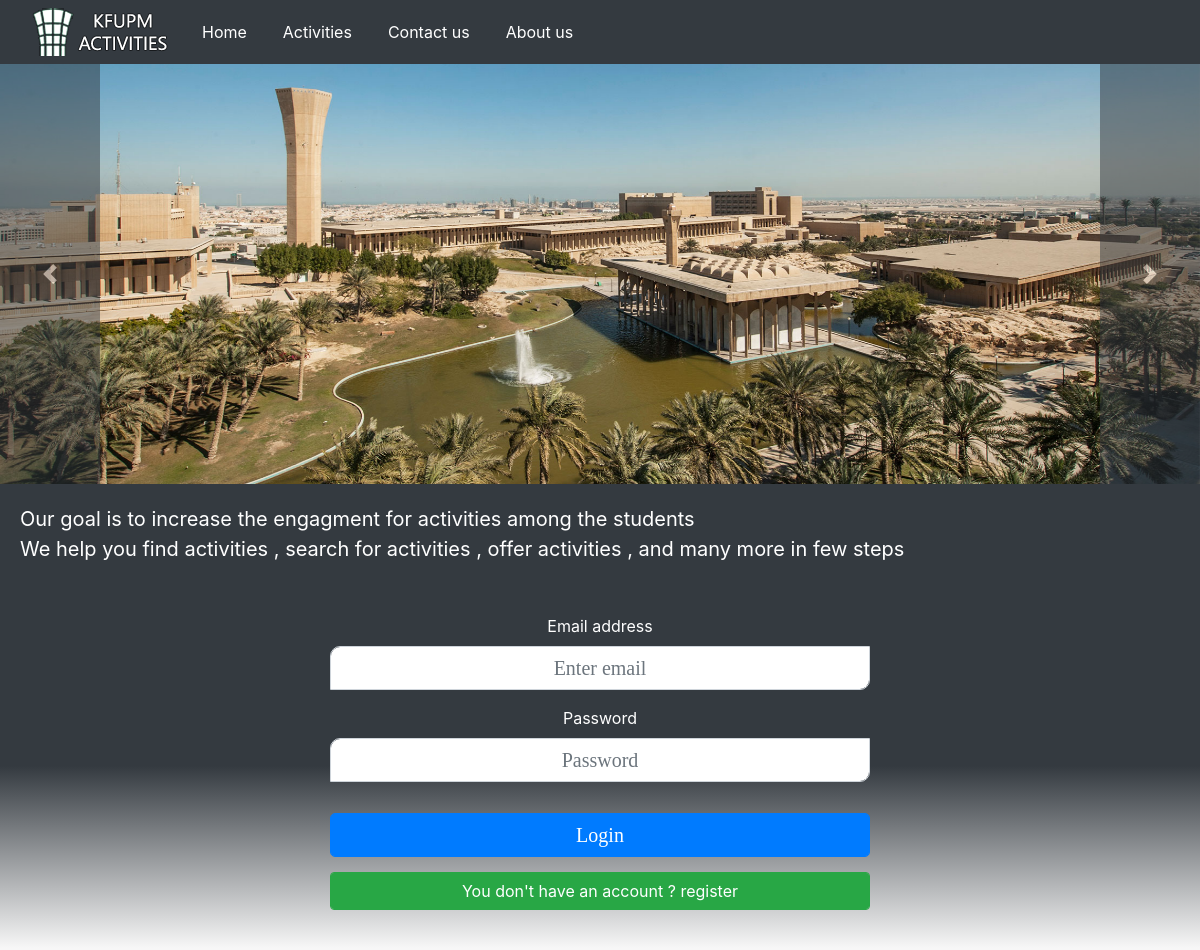
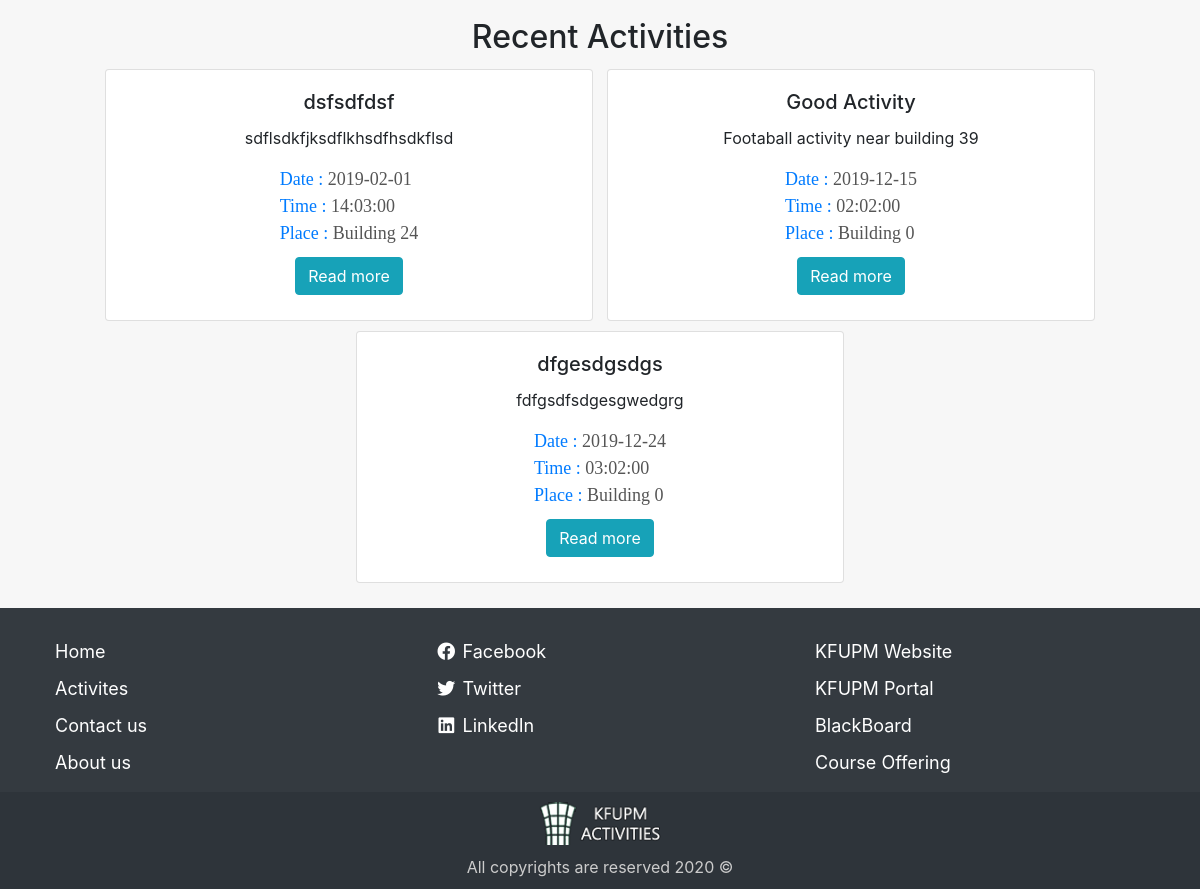
The page / on the database its author committed (2 pictures, top to bottom).
### tables this page shows
CREATE TABLE `activities` (
  `id` int(11) NOT NULL,
  `title` varchar(200) NOT NULL,
  `description` text NOT NULL,
  `date` date NOT NULL,
  `time` time NOT NULL,
  `place` varchar(150) NOT NULL,
  `place_desc` varchar(200) NOT NULL,
  `type` int(11) NOT NULL,
  `rating` int(11) NOT NULL,
  `user_id` int(11) NOT NULL,
  `status` int(11) NOT NULL,
  `creation_date` date NOT NULL
);

### index.php (the view, shortened to what this page needs)
<?php
include_once "page/header.php";
include_once "config.php";
?>
<div id="main_slide_bar" class="carousel slide" data-ride="carousel">
    <div class="carousel-inner">
        <div class="carousel-item active">
            <img class="d-block w-100 img-fluid" src="images/slide_bar_1.jpg" alt="First slide">
        </div>
    </div>
    <a class="carousel-control-prev" href="#main_slide_bar" role="button" data-slide="prev">
        <span class="carousel-control-prev-icon" aria-hidden="true"></span>
    </a>
    <a class="carousel-control-next" href="#main_slide_bar" role="button" data-slide="next">
        <span class="carousel-control-next-icon" aria-hidden="true"></span>
    </a>
</div>
<p id="intro">
    Our goal is to increase the engagment for activities among the students <br>
    We help you find activities , search for activities , offer activities , and many more in few steps</p>
<div id="formContainer">
    <form id="loginForm" class="col-sm-12 col-md-8 col-lg-6" method="post">
        <div class="form-group">
            <label for="exampleInputEmail1">Email address</label>
            <input type="email" class="form-control" name="email" placeholder="Enter email">
        </div>
        <div class="form-group">
            <label for="exampleInputPassword1">Password</label>
            <input type="password" class="form-control" name="password" placeholder="Password">
        </div>
        <input type="submit" name="submit" value="Login" class="form-control btn btn-primary">
        <h6 id="registerWindowBtn" class="form-control btn btn-success">You don't have an account ? register</h6>
    </form>
</div>
<div id="recentActivities" >
    <h2>Recent Activities</h2>
    <?php
    $sql = "SELECT * FROM activities WHERE status='1'";
    $query = mysqli_query($connect, $sql);
    while($row = mysqli_fetch_array($query)){
    ?>
    <div class="activityCard card col-md-5">
        <div class="card-body">
            <h5 class="card-title"><?php echo $row['title'];?></h5>
            <p class="card-text"><?php echo $row['description'];?></p>
            <div class="accessDetails">
                <ul>
                    <span>
                        <li>Date : <span class="value"><?php echo $row['date'];?></span></li>
                        <li>Time : <span class="value"><?php echo $row['time'];?></span></li>
                        <li>Place : <span class="value"><?php $place=strlen($row['place'])>=5?$row['place']:"Building ".$row['place']; echo $place;?></span></li>
                    </span>
                </ul>
            </div>
            <a href="activityDetails.php?id=<?php echo $row['id'];?>" class="card-link btn btn-info">Read more</a>
        </div>
    </div>
    <?php
    }
    ?>
</div>
</div>
</body>
</html>

### css/style.css (style rules this page uses)
body { background: #F7F7F7; }
#main_slide_bar { background-color: #ccc; }
#main_slide_bar img { max-height: 420px; }
.carousel-control-prev,.carousel-control-next { background: #343a40; width: 100px; }
footer { bottom: 0; min-height: 150px; width: 100%; padding-top: 20px; text-align: center; }
footer a { text-decoration: none; color: white; }
footer ul { text-align: left; }
footer ul li { font-size: 18px; margin: 10px; }
footer #logo { width: 150px; margin: auto; display: block; vertical-align: top; margin-bottom: 10px; }
#container p#intro { background: #343a40; color: #FFF; margin: 0; font-size: 20px; padding: 20px; }
#recentActivities .activityCard { display: inline-block; margin: 5px 5px 5px 5px; vertical-align: top; }
#recentActivities { margin-top: 20px; margin-bottom: 20px; padding: 0px 15px; text-align: center; }
.activityCard ul { list-style-type: none; }
.activityCard ul li { font-weight: 500; font-size: 18px; font-family: tahoma; margin: 0px 5px 0px 5px; color: #007bff; }
.activityCard .btn { margin-bottom: 5px; }
#formContainer { background: linear-gradient(to bottom, #343a40,#343a40, #F7F7F7); }
#formContainer form { padding: 30px; color: #FFF; text-align: center; margin: auto; }
#formContainer form input,#formContainer form textarea { font-family: verdana; font-size: 20px; text-align: center; border-radius: 10px 0px 10px 0px; }
#formContainer form .form-control[type="submit"] { margin-top: 15px; margin-bottom: 15px; border-radius: 5px; }
#registerWindowBtn { display: block; }
.accessDetails { margin-bottom: 10px; }
.accessDetails .value { color: #555; }
.accessDetails ul { display: inline-block; margin: auto; padding: 0px; }
.accessDetails ul span { text-align: left; }
.footer-bar { background-color: #2e343a; padding: 10px; }

### rows shown on the page
activities: title "dsfsdfdsf", description "sdflsdkfjksdflkhsdfhsdkflsd", date "2019-02-01", time "14:03:00", place "Building 24"
activities: title "Good Activity", description "Footaball activity near building 39", date "2019-12-15", time "02:02:00", place "Building 0"
activities: title "dfgesdgsdgs", description "fdfgsdfsdgesgwedgrg", date "2019-12-24", time "03:02:00", place "Building 0"
